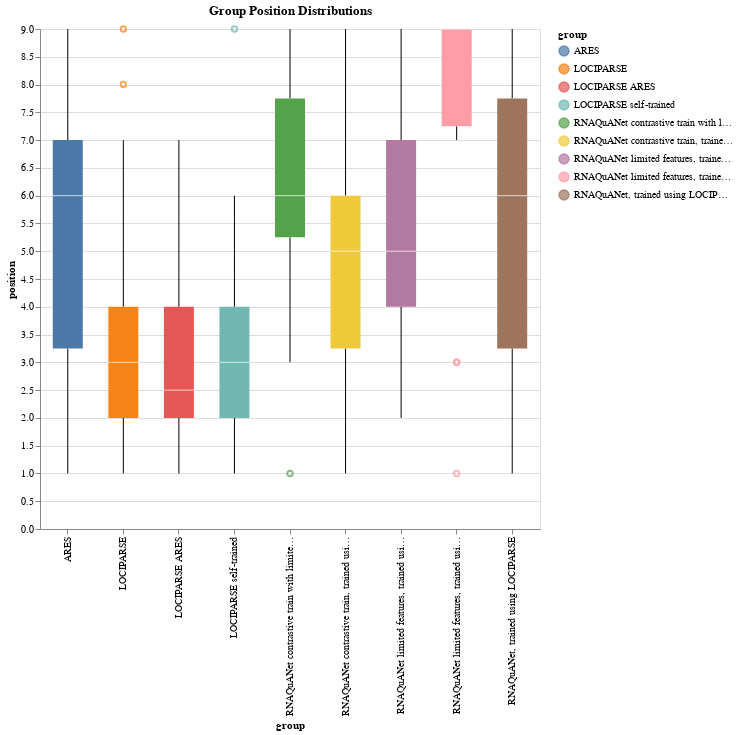

Notebook code for this chart:
### Code cell
alt.Chart(data,width=500,height=500).mark_boxplot(size=30).encode(
    x='group:N',
    y='position:Q',
    color='group:N'
).properties(
    title='Group Position Distributions'
).configure_mark(
    size=50
).show()

### Figure 1 — Vega-Lite specification as saved in the notebook (floating-point values rounded to 4 significant figures; data arrays with more than 128 entries replaced by an {"elided": "..."} marker saying what was removed)
{"config": {"view": {"continuousWidth": 300, "continuousHeight": 300}, "mark": {"size": 50}}, "data": {"name": "data-ce25ba8344e499fd07b30396d506bb43"}, "mark": {"type": "boxplot", "size": 30}, "encoding": {"color": {"field": "group", "type": "nominal"}, "x": {"field": "group", "type": "nominal"}, "y": {"field": "position", "type": "quantitative"}}, "height": 500, "title": "Group Position Distributions", "width": 500, "$schema": "https://vega.github.io/schema/vega-lite/v5.20.1.json", "datasets": {"data-ce25ba8344e499fd07b30396d506bb43": {"elided": "198 records"}}}
